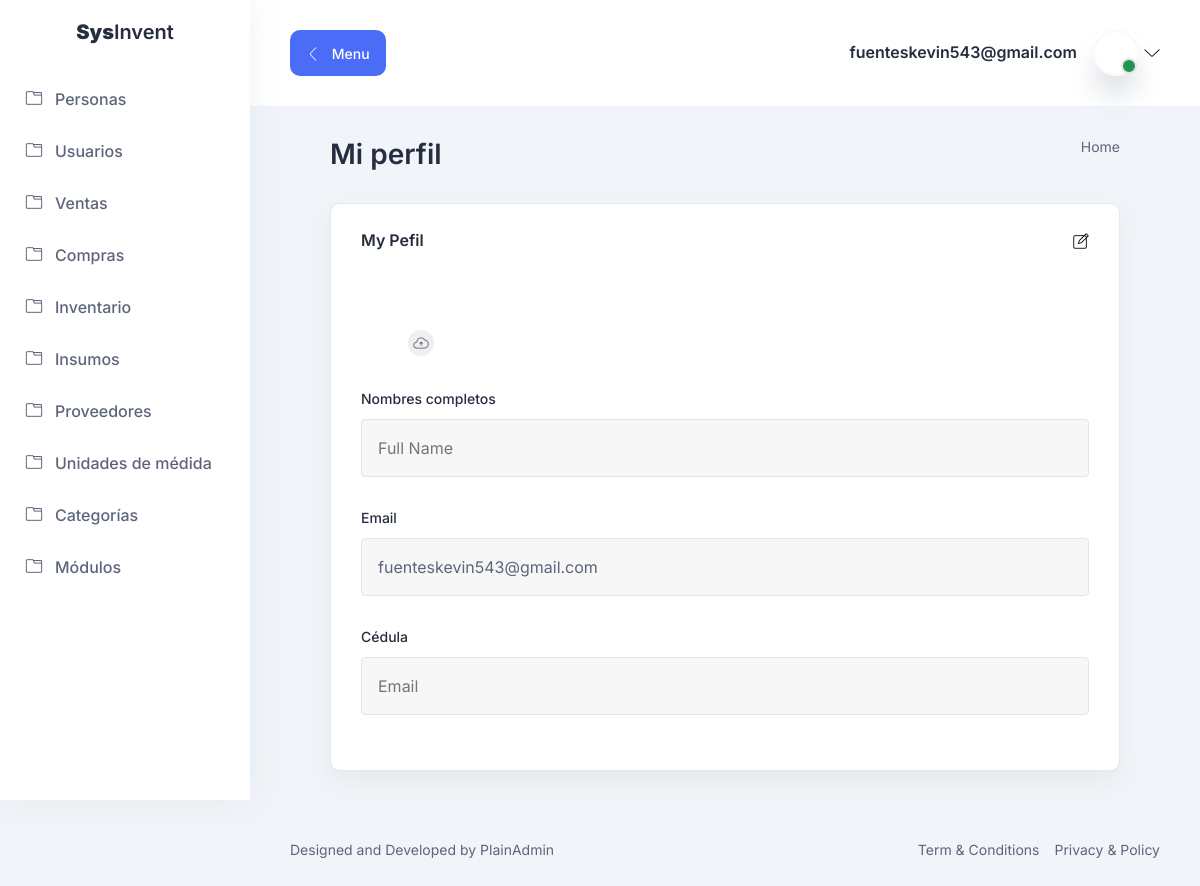
Screenshot of /perfil/ (signed in) with the database file from the repository.
### administracion/models.py (models this page shows, shortened)
class Modulo(ModeloBase):
    nombre = models.CharField(verbose_name="Nombre", unique=True, max_length=200)
    descripcion = models.CharField(verbose_name="Descripción", unique=True, max_length=200)
    name_tag = models.CharField(verbose_name="name tag", unique=True, max_length=200)
    activo = models.BooleanField(verbose_name="¿Módulo activo?")
    icon_class = models.CharField(verbose_name="icon class",default='lni lni-folder', max_length=200)
    class Meta:
        verbose_name = "Módulo del sistema"
        verbose_name_plural = "Módulos del sistema"
        ordering = ['-id']
    def url(self):
        try:
            url= reverse(self.name_tag.__str__())
        except Exception:
            url="Javascript:void(0)"
        return url

### inventario/models.py (models this page shows)
class Usuario(AbstractBaseUser, PermissionsMixin):
    email = models.EmailField(unique=True, verbose_name="Email")
    is_active = models.BooleanField(default=True, verbose_name="¿Activo?")
    is_staff = models.BooleanField(default=False, verbose_name="¿Gestor?")
    objects = CustomUserManager()
    USERNAME_FIELD = 'email'
    def __str__(self):
        return self.email

### project/views.py (the view)
# urls.py: path('perfil/', MiPerfil.as_view(), name="perfil"),
class MiPerfil(LoginRequiredMixin, DetailView):
    template_name = "registration/perfil.html"
    model = Usuario
    context_object_name = "user"
    def get_object(self):
        return self.request.user
    def get_context_data(self, **kwargs):
        context = super().get_context_data(**kwargs)
        context['perfil'] = self.request.user
        return context

### inventario/templatetags/tags.py (called while the page is built)
@register.simple_tag
def get_modulos_list():
    modulos = Modulo.objects.filter(status=True, activo=True)
    return modulos

### project/processors.py (called while the page is built)
def context_dict(request):
    context = {}
    return context

### templates/registration/perfil.html (shortened to what this page needs)
{% extends 'base.html' %}
{% load static %}
{% block content %}
    <section class="tab-components">
        <div class="container-fluid">
            <div class="title-wrapper pt-30">
                <div class="row align-items-center">
                    <div class="col-md-6">
                        <div class="title mb-30">
                            <h2>Mi perfil</h2>
                        </div>
                    </div>
                    <div class="col-md-6">
                        <div class="breadcrumb-wrapper mb-30">
                            <nav aria-label="breadcrumb">
                                <ol class="breadcrumb">
                                    <li class="breadcrumb-item"><a href="{% url 'home' %}">Home</a></li>
                                </ol>
                            </nav>
                        </div>
                    </div>
                </div>
            </div>
            <div class="form-elements-wrapper">
                <div class="row">
                    <div class="col-md-12">
                        <div class="card-style settings-card-1 mb-30">
                            <div class="
                    title
                    mb-30
                    d-flex
                    justify-content-between
                    align-items-center
                  ">
                                <h6>My Pefil</h6>
                                <button class="border-0 bg-transparent">
                                    <i class="lni lni-pencil-alt"></i>
                                </button>
                            </div>
                            <div class="profile-info">
                                <div class="d-flex align-items-center mb-30">
                                    <div class="profile-image">
                                        <div class="update-image">
                                            <label for=""><i class="lni lni-cloud-upload"></i></label>
                                        </div>
                                    </div>
                                </div>
                                <form action="#">
                                    <div class="row">
                                        <div class="col-12">
                                            <div class="input-style-1">
                                                <label>Nombres completos</label>
                                                <input type="text" placeholder="Full Name" disabled value="{{ user.persona }}">
                                            </div>
                                        </div>
                                        <div class="col-12">
                                            <div class="input-style-1">
                                                <label>Email</label>
                                                <input type="email" placeholder="Email" disabled value="{{ user.email }}">
                                            </div>
                                        </div>
                                         <div class="col-12">
                                            <div class="input-style-1">
                                                <label>Cédula</label>
                                                <input type="email" placeholder="Email" disabled value="{{ user.persona.cedula }}">
                                            </div>
                                        </div>
                                    </div>
                                </form>
                            </div>
                        </div>
                    </div>
                </div>
            </div>
        </div>
    </section>
{% endblock %}

### templates/base.html (shortened to what this page needs)
<!DOCTYPE html>
{% load tags %}
{% load static %}
<html lang="es">
<head>
    <link rel="stylesheet" href="{% static 'assets/css/bootstrap.min.css' %}"/>
    <link rel="stylesheet" href="{% static 'assets/css/lineicons.css' %}"/>
    <link rel="stylesheet" href="{% static 'assets/css/materialdesignicons.min.css' %}"/>
    <link rel="stylesheet" href="{% static 'assets/css/fullcalendar.css' %}"/>
    <link rel="stylesheet" href="{% static 'assets/css/fullcalendar.css' %}"/>
    <link rel="stylesheet" href="{% static 'assets/css/main.css' %}"/>
    <link rel="stylesheet" href="{% static 'assets/css/sweetalert2.min.css' %}"/>
</head>
<body>
<aside class="sidebar-nav-wrapper">
    <div class="navbar-logo">
        <a href="{% url 'home' %}">
            <h4><strong>Sys</strong>Invent</h4>
        </a>
    </div>
    <nav class="sidebar-nav">
        <ul>
            {% get_modulos_list as menu %}
            {% for modulo in menu %}
                <li class="nav-item {% if modulo.url == request.get_full_path %} active {% endif %}">
                    <a href="{{ modulo.url }}">
              <span class="icon">
                 <i class="lni lni-folder"></i>
              </span>
                        <span class="text">{{ modulo.nombre }}</span>
                    </a>
                </li>
            {% endfor %}
        </ul>
    </nav>
</aside>
<main class="main-wrapper">
    <header class="header">
        <div class="container-fluid">
            <div class="row">
                <div class="col-lg-5 col-md-5 col-6">
                    <div class="header-left d-flex align-items-center">
                        <div class="menu-toggle-btn mr-20">
                            <button
                                    id="menu-toggle"
                                    class="main-btn primary-btn btn-hover"
                            >
                                <i class="lni lni-chevron-left me-2"></i> Menu
                            </button>
                        </div>
                    </div>
                </div>
                <div class="col-lg-7 col-md-7 col-6">
                    <div class="header-right">
                        <div class="profile-box ml-15">
                            <button
                                    class="dropdown-toggle bg-transparent border-0"
                                    type="button"
                                    id="profile"
                                    data-bs-toggle="dropdown"
                                    aria-expanded="false"
                            >
                                <div class="profile-info">
                                    <div class="info">
                                        <h6>{{ user }}</h6>
                                        <div class="image">
                                            <span class="status"></span>
                                        </div>
                                    </div>
                                </div>
                                <i class="lni lni-chevron-down"></i>
                            </button>
                        </div>
                    </div>
                </div>
            </div>
        </div>
    </header>
    <section class="section">
        <div class="container-fluid">
            {% block content %}
            {% endblock %}
        </div>
    </section>
    <footer class="footer">
        <div class="container-fluid">
            <div class="row">
                <div class="col-md-6 order-last order-md-first">
                    <div class="copyright text-center text-md-start">
                        <p class="text-sm">
                            Designed and Developed by
                            <a
                                    href="https://plainadmin.com"
                                    rel="nofollow"
                                    target="_blank"
                            >
                                PlainAdmin
                            </a>
                        </p>
                    </div>
                </div>
                <div class="col-md-6">
                    <div
                            class="
                  terms
                  d-flex
                  justify-content-center justify-content-md-end
                "
                    >
                        <a href="javascript:void(0)" class="text-sm">Term & Conditions</a>
                        <a href="javascript:void(0)" class="text-sm ml-15">Privacy & Policy</a>
                    </div>
                </div>
            </div>
        </div>
    </footer>
</main>
</body>
</html>

### static/assets/css/fullcalendar.css (style rules this page uses)
:root { --fc-daygrid-event-dot-width: 8px; }
:root { --fc-list-event-dot-width: 10px; --fc-list-event-hover-bg-color: #f5f5f5; }

### rows the page displays
Modulo: nombre "Personas"
Modulo: nombre "Usuarios"
Modulo: nombre "Ventas"
Modulo: nombre "Compras"
Modulo: nombre "Inventario"
Modulo: nombre "Insumos"
Modulo: nombre "Proveedores"
Modulo: nombre "Unidades de médida"
Modulo: nombre "Categorías"
Modulo: nombre "Módulos"
Usuario: email "fuenteskevin543@gmail.com"
